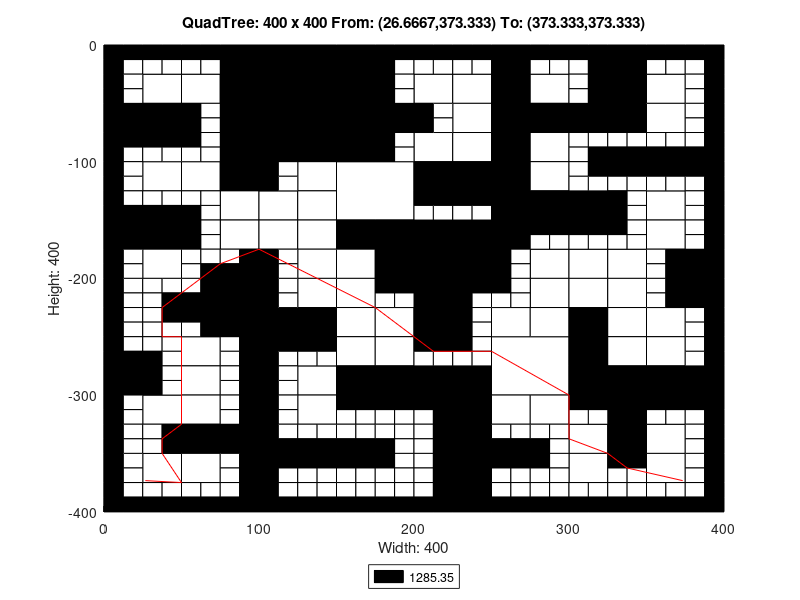

This chart was generated by the following MATLAB code:
axis([0 400 -400 0]);
title('QuadTree: 400 x 400 From: (26.6667,373.333) To: (373.333,373.333)');
xlabel('Width: 400');
ylabel('Height: 400');
rectangle('Position',[100 -50 50 50], 'FaceColor',[0 0 0]);
rectangle('Position',[100 -100 50 50], 'FaceColor',[0 0 0]);
rectangle('Position',[150 -150 50 50], 'FaceColor',[1 1 1]);
rectangle('Position',[200 -200 50 50], 'FaceColor',[0 0 0]);
rectangle('Position',[250 -300 50 50], 'FaceColor',[1 1 1]);
rectangle('Position',[25 -50 25 25], 'FaceColor',[1 1 1]);
rectangle('Position',[75 -25 25 25], 'FaceColor',[0 0 0]);
rectangle('Position',[50 -50 25 25], 'FaceColor',[1 1 1]);
rectangle('Position',[75 -50 25 25], 'FaceColor',[0 0 0]);
rectangle('Position',[0 -75 25 25], 'FaceColor',[0 0 0]);
rectangle('Position',[25 -75 25 25], 'FaceColor',[0 0 0]);
rectangle('Position',[75 -75 25 25], 'FaceColor',[0 0 0]);
rectangle('Position',[75 -100 25 25], 'FaceColor',[0 0 0]);
rectangle('Position',[150 -25 25 25], 'FaceColor',[0 0 0]);
rectangle('Position',[150 -50 25 25], 'FaceColor',[0 0 0]);
rectangle('Position',[150 -75 25 25], 'FaceColor',[0 0 0]);
rectangle('Position',[175 -75 25 25], 'FaceColor',[0 0 0]);
rectangle('Position',[150 -100 25 25], 'FaceColor',[0 0 0]);
rectangle('Position',[25 -125 25 25], 'FaceColor',[1 1 1]);
rectangle('Position',[50 -125 25 25], 'FaceColor',[1 1 1]);
rectangle('Position',[75 -125 25 25], 'FaceColor',[0 0 0]);
rectangle('Position',[75 -150 25 25], 'FaceColor',[1 1 1]);
rectangle('Position',[0 -175 25 25], 'FaceColor',[0 0 0]);
rectangle('Position',[25 -175 25 25], 'FaceColor',[0 0 0]);
rectangle('Position',[25 -200 25 25], 'FaceColor',[1 1 1]);
rectangle('Position',[75 -175 25 25], 'FaceColor',[1 1 1]);
rectangle('Position',[125 -125 25 25], 'FaceColor',[1 1 1]);
rectangle('Position',[100 -150 25 25], 'FaceColor',[1 1 1]);
rectangle('Position',[125 -150 25 25], 'FaceColor',[1 1 1]);
rectangle('Position',[100 -175 25 25], 'FaceColor',[1 1 1]);
rectangle('Position',[125 -175 25 25], 'FaceColor',[1 1 1]);
rectangle('Position',[125 -200 25 25], 'FaceColor',[1 1 1]);
rectangle('Position',[150 -175 25 25], 'FaceColor',[0 0 0]);
rectangle('Position',[175 -175 25 25], 'FaceColor',[0 0 0]);
rectangle('Position',[150 -200 25 25], 'FaceColor',[1 1 1]);
rectangle('Position',[175 -200 25 25], 'FaceColor',[0 0 0]);
rectangle('Position',[200 -50 25 25], 'FaceColor',[1 1 1]);
rectangle('Position',[225 -50 25 25], 'FaceColor',[1 1 1]);
rectangle('Position',[250 -25 25 25], 'FaceColor',[0 0 0]);
rectangle('Position',[250 -50 25 25], 'FaceColor',[0 0 0]);
rectangle('Position',[275 -50 25 25], 'FaceColor',[1 1 1]);
rectangle('Position',[225 -75 25 25], 'FaceColor',[1 1 1]);
rectangle('Position',[200 -100 25 25], 'FaceColor',[1 1 1]);
rectangle('Position',[225 -100 25 25], 'FaceColor',[1 1 1]);
rectangle('Position',[250 -75 25 25], 'FaceColor',[0 0 0]);
rectangle('Position',[275 -75 25 25], 'FaceColor',[0 0 0]);
rectangle('Position',[250 -100 25 25], 'FaceColor',[0 0 0]);
rectangle('Position',[275 -100 25 25], 'FaceColor',[1 1 1]);
rectangle('Position',[325 -25 25 25], 'FaceColor',[0 0 0]);
rectangle('Position',[325 -50 25 25], 'FaceColor',[0 0 0]);
rectangle('Position',[350 -50 25 25], 'FaceColor',[1 1 1]);
rectangle('Position',[300 -75 25 25], 'FaceColor',[0 0 0]);
rectangle('Position',[325 -75 25 25], 'FaceColor',[0 0 0]);
rectangle('Position',[350 -75 25 25], 'FaceColor',[1 1 1]);
rectangle('Position',[200 -125 25 25], 'FaceColor',[0 0 0]);
rectangle('Position',[225 -125 25 25], 'FaceColor',[0 0 0]);
rectangle('Position',[250 -125 25 25], 'FaceColor',[0 0 0]);
rectangle('Position',[275 -125 25 25], 'FaceColor',[1 1 1]);
rectangle('Position',[250 -150 25 25], 'FaceColor',[0 0 0]);
rectangle('Position',[275 -150 25 25], 'FaceColor',[0 0 0]);
rectangle('Position',[250 -175 25 25], 'FaceColor',[0 0 0]);
rectangle('Position',[275 -200 25 25], 'FaceColor',[1 1 1]);
rectangle('Position',[300 -150 25 25], 'FaceColor',[0 0 0]);
rectangle('Position',[350 -150 25 25], 'FaceColor',[1 1 1]);
rectangle('Position',[300 -200 25 25], 'FaceColor',[1 1 1]);
rectangle('Position',[325 -200 25 25], 'FaceColor',[1 1 1]);
rectangle('Position',[350 -175 25 25], 'FaceColor',[1 1 1]);
rectangle('Position',[375 -200 25 25], 'FaceColor',[0 0 0]);
rectangle('Position',[75 -225 25 25], 'FaceColor',[0 0 0]);
rectangle('Position',[75 -250 25 25], 'FaceColor',[0 0 0]);
rectangle('Position',[0 -300 25 25], 'FaceColor',[0 0 0]);
rectangle('Position',[50 -275 25 25], 'FaceColor',[1 1 1]);
rectangle('Position',[50 -300 25 25], 'FaceColor',[1 1 1]);
rectangle('Position',[125 -225 25 25], 'FaceColor',[1 1 1]);
rectangle('Position',[100 -250 25 25], 'FaceColor',[0 0 0]);
rectangle('Position',[125 -250 25 25], 'FaceColor',[0 0 0]);
rectangle('Position',[150 -225 25 25], 'FaceColor',[1 1 1]);
rectangle('Position',[150 -250 25 25], 'FaceColor',[1 1 1]);
rectangle('Position',[175 -250 25 25], 'FaceColor',[1 1 1]);
rectangle('Position',[125 -300 25 25], 'FaceColor',[1 1 1]);
rectangle('Position',[150 -275 25 25], 'FaceColor',[1 1 1]);
rectangle('Position',[175 -275 25 25], 'FaceColor',[1 1 1]);
rectangle('Position',[150 -300 25 25], 'FaceColor',[0 0 0]);
rectangle('Position',[175 -300 25 25], 'FaceColor',[0 0 0]);
rectangle('Position',[25 -325 25 25], 'FaceColor',[1 1 1]);
rectangle('Position',[50 -325 25 25], 'FaceColor',[1 1 1]);
rectangle('Position',[50 -350 25 25], 'FaceColor',[0 0 0]);
rectangle('Position',[75 -350 25 25], 'FaceColor',[0 0 0]);
rectangle('Position',[25 -375 25 25], 'FaceColor',[1 1 1]);
rectangle('Position',[50 -375 25 25], 'FaceColor',[1 1 1]);
rectangle('Position',[125 -325 25 25], 'FaceColor',[1 1 1]);
rectangle('Position',[200 -225 25 25], 'FaceColor',[0 0 0]);
rectangle('Position',[200 -250 25 25], 'FaceColor',[0 0 0]);
rectangle('Position',[275 -225 25 25], 'FaceColor',[1 1 1]);
rectangle('Position',[250 -250 25 25], 'FaceColor',[1 1 1]);
rectangle('Position',[275 -250 25 25], 'FaceColor',[1 1 1]);
rectangle('Position',[200 -300 25 25], 'FaceColor',[0 0 0]);
rectangle('Position',[225 -300 25 25], 'FaceColor',[0 0 0]);
rectangle('Position',[300 -225 25 25], 'FaceColor',[1 1 1]);
rectangle('Position',[325 -225 25 25], 'FaceColor',[1 1 1]);
rectangle('Position',[300 -250 25 25], 'FaceColor',[0 0 0]);
rectangle('Position',[325 -250 25 25], 'FaceColor',[1 1 1]);
rectangle('Position',[375 -225 25 25], 'FaceColor',[0 0 0]);
rectangle('Position',[350 -250 25 25], 'FaceColor',[1 1 1]);
rectangle('Position',[300 -275 25 25], 'FaceColor',[0 0 0]);
rectangle('Position',[325 -275 25 25], 'FaceColor',[1 1 1]);
rectangle('Position',[300 -300 25 25], 'FaceColor',[0 0 0]);
rectangle('Position',[325 -300 25 25], 'FaceColor',[0 0 0]);
rectangle('Position',[350 -275 25 25], 'FaceColor',[1 1 1]);
rectangle('Position',[350 -300 25 25], 'FaceColor',[0 0 0]);
rectangle('Position',[375 -300 25 25], 'FaceColor',[0 0 0]);
rectangle('Position',[225 -325 25 25], 'FaceColor',[0 0 0]);
rectangle('Position',[225 -350 25 25], 'FaceColor',[0 0 0]);
rectangle('Position',[250 -325 25 25], 'FaceColor',[1 1 1]);
rectangle('Position',[275 -325 25 25], 'FaceColor',[1 1 1]);
rectangle('Position',[225 -375 25 25], 'FaceColor',[0 0 0]);
rectangle('Position',[225 -400 25 25], 'FaceColor',[0 0 0]);
rectangle('Position',[325 -325 25 25], 'FaceColor',[0 0 0]);
rectangle('Position',[300 -350 25 25], 'FaceColor',[1 1 1]);
rectangle('Position',[325 -350 25 25], 'FaceColor',[0 0 0]);
rectangle('Position',[350 -350 25 25], 'FaceColor',[1 1 1]);
rectangle('Position',[300 -375 25 25], 'FaceColor',[1 1 1]);
rectangle('Position',[350 -375 25 25], 'FaceColor',[1 1 1]);
rectangle('Position',[0 -12.5 12.5 12.5], 'FaceColor',[0 0 0]);
rectangle('Position',[12.5 -12.5 12.5 12.5], 'FaceColor',[0 0 0]);
rectangle('Position',[0 -25 12.5 12.5], 'FaceColor',[0 0 0]);
rectangle('Position',[12.5 -25 12.5 12.5], 'FaceColor',[1 1 1]);
rectangle('Position',[25 -12.5 12.5 12.5], 'FaceColor',[0 0 0]);
rectangle('Position',[37.5 -12.5 12.5 12.5], 'FaceColor',[0 0 0]);
rectangle('Position',[25 -25 12.5 12.5], 'FaceColor',[1 1 1]);
rectangle('Position',[37.5 -25 12.5 12.5], 'FaceColor',[1 1 1]);
rectangle('Position',[0 -37.5 12.5 12.5], 'FaceColor',[0 0 0]);
rectangle('Position',[12.5 -37.5 12.5 12.5], 'FaceColor',[1 1 1]);
rectangle('Position',[0 -50 12.5 12.5], 'FaceColor',[0 0 0]);
rectangle('Position',[12.5 -50 12.5 12.5], 'FaceColor',[1 1 1]);
rectangle('Position',[50 -12.5 12.5 12.5], 'FaceColor',[0 0 0]);
rectangle('Position',[62.5 -12.5 12.5 12.5], 'FaceColor',[0 0 0]);
rectangle('Position',[50 -25 12.5 12.5], 'FaceColor',[1 1 1]);
rectangle('Position',[62.5 -25 12.5 12.5], 'FaceColor',[1 1 1]);
rectangle('Position',[0 -87.5 12.5 12.5], 'FaceColor',[0 0 0]);
rectangle('Position',[12.5 -87.5 12.5 12.5], 'FaceColor',[0 0 0]);
rectangle('Position',[0 -100 12.5 12.5], 'FaceColor',[0 0 0]);
rectangle('Position',[12.5 -100 12.5 12.5], 'FaceColor',[1 1 1]);
rectangle('Position',[25 -87.5 12.5 12.5], 'FaceColor',[0 0 0]);
rectangle('Position',[37.5 -87.5 12.5 12.5], 'FaceColor',[0 0 0]);
rectangle('Position',[25 -100 12.5 12.5], 'FaceColor',[1 1 1]);
rectangle('Position',[37.5 -100 12.5 12.5], 'FaceColor',[1 1 1]);
rectangle('Position',[50 -62.5 12.5 12.5], 'FaceColor',[0 0 0]);
rectangle('Position',[62.5 -62.5 12.5 12.5], 'FaceColor',[1 1 1]);
rectangle('Position',[50 -75 12.5 12.5], 'FaceColor',[0 0 0]);
rectangle('Position',[62.5 -75 12.5 12.5], 'FaceColor',[1 1 1]);
rectangle('Position',[50 -87.5 12.5 12.5], 'FaceColor',[0 0 0]);
rectangle('Position',[62.5 -87.5 12.5 12.5], 'FaceColor',[1 1 1]);
rectangle('Position',[50 -100 12.5 12.5], 'FaceColor',[1 1 1]);
rectangle('Position',[62.5 -100 12.5 12.5], 'FaceColor',[1 1 1]);
rectangle('Position',[175 -12.5 12.5 12.5], 'FaceColor',[0 0 0]);
rectangle('Position',[187.5 -12.5 12.5 12.5], 'FaceColor',[0 0 0]);
rectangle('Position',[175 -25 12.5 12.5], 'FaceColor',[0 0 0]);
rectangle('Position',[187.5 -25 12.5 12.5], 'FaceColor',[1 1 1]);
rectangle('Position',[175 -37.5 12.5 12.5], 'FaceColor',[0 0 0]);
rectangle('Position',[187.5 -37.5 12.5 12.5], 'FaceColor',[1 1 1]);
rectangle('Position',[175 -50 12.5 12.5], 'FaceColor',[0 0 0]);
rectangle('Position',[187.5 -50 12.5 12.5], 'FaceColor',[1 1 1]);
rectangle('Position',[175 -87.5 12.5 12.5], 'FaceColor',[0 0 0]);
rectangle('Position',[187.5 -87.5 12.5 12.5], 'FaceColor',[1 1 1]);
rectangle('Position',[175 -100 12.5 12.5], 'FaceColor',[0 0 0]);
rectangle('Position',[187.5 -100 12.5 12.5], 'FaceColor',[1 1 1]);
rectangle('Position',[0 -112.5 12.5 12.5], 'FaceColor',[0 0 0]);
rectangle('Position',[12.5 -112.5 12.5 12.5], 'FaceColor',[1 1 1]);
rectangle('Position',[0 -125 12.5 12.5], 'FaceColor',[0 0 0]);
rectangle('Position',[12.5 -125 12.5 12.5], 'FaceColor',[1 1 1]);
rectangle('Position',[0 -137.5 12.5 12.5], 'FaceColor',[0 0 0]);
rectangle('Position',[12.5 -137.5 12.5 12.5], 'FaceColor',[1 1 1]);
rectangle('Position',[0 -150 12.5 12.5], 'FaceColor',[0 0 0]);
rectangle('Position',[12.5 -150 12.5 12.5], 'FaceColor',[0 0 0]);
rectangle('Position',[25 -137.5 12.5 12.5], 'FaceColor',[1 1 1]);
rectangle('Position',[37.5 -137.5 12.5 12.5], 'FaceColor',[1 1 1]);
rectangle('Position',[25 -150 12.5 12.5], 'FaceColor',[0 0 0]);
rectangle('Position',[37.5 -150 12.5 12.5], 'FaceColor',[0 0 0]);
rectangle('Position',[50 -137.5 12.5 12.5], 'FaceColor',[1 1 1]);
rectangle('Position',[62.5 -137.5 12.5 12.5], 'FaceColor',[1 1 1]);
rectangle('Position',[50 -150 12.5 12.5], 'FaceColor',[0 0 0]);
rectangle('Position',[62.5 -150 12.5 12.5], 'FaceColor',[1 1 1]);
rectangle('Position',[0 -187.5 12.5 12.5], 'FaceColor',[0 0 0]);
rectangle('Position',[12.5 -187.5 12.5 12.5], 'FaceColor',[1 1 1]);
rectangle('Position',[0 -200 12.5 12.5], 'FaceColor',[0 0 0]);
rectangle('Position',[12.5 -200 12.5 12.5], 'FaceColor',[1 1 1]);
rectangle('Position',[50 -162.5 12.5 12.5], 'FaceColor',[0 0 0]);
rectangle('Position',[62.5 -162.5 12.5 12.5], 'FaceColor',[1 1 1]);
rectangle('Position',[50 -175 12.5 12.5], 'FaceColor',[0 0 0]);
rectangle('Position',[62.5 -175 12.5 12.5], 'FaceColor',[1 1 1]);
rectangle('Position',[50 -187.5 12.5 12.5], 'FaceColor',[1 1 1]);
rectangle('Position',[62.5 -187.5 12.5 12.5], 'FaceColor',[1 1 1]);
rectangle('Position',[50 -200 12.5 12.5], 'FaceColor',[1 1 1]);
rectangle('Position',[62.5 -200 12.5 12.5], 'FaceColor',[0 0 0]);
rectangle('Position',[75 -187.5 12.5 12.5], 'FaceColor',[1 1 1]);
rectangle('Position',[87.5 -187.5 12.5 12.5], 'FaceColor',[0 0 0]);
rectangle('Position',[75 -200 12.5 12.5], 'FaceColor',[0 0 0]);
rectangle('Position',[87.5 -200 12.5 12.5], 'FaceColor',[0 0 0]);
rectangle('Position',[100 -112.5 12.5 12.5], 'FaceColor',[0 0 0]);
rectangle('Position',[112.5 -112.5 12.5 12.5], 'FaceColor',[1 1 1]);
rectangle('Position',[100 -125 12.5 12.5], 'FaceColor',[0 0 0]);
rectangle('Position',[112.5 -125 12.5 12.5], 'FaceColor',[1 1 1]);
rectangle('Position',[100 -187.5 12.5 12.5], 'FaceColor',[0 0 0]);
rectangle('Position',[112.5 -187.5 12.5 12.5], 'FaceColor',[1 1 1]);
rectangle('Position',[100 -200 12.5 12.5], 'FaceColor',[0 0 0]);
rectangle('Position',[112.5 -200 12.5 12.5], 'FaceColor',[1 1 1]);
rectangle('Position',[200 -12.5 12.5 12.5], 'FaceColor',[0 0 0]);
rectangle('Position',[212.5 -12.5 12.5 12.5], 'FaceColor',[0 0 0]);
rectangle('Position',[200 -25 12.5 12.5], 'FaceColor',[1 1 1]);
rectangle('Position',[212.5 -25 12.5 12.5], 'FaceColor',[1 1 1]);
rectangle('Position',[225 -12.5 12.5 12.5], 'FaceColor',[0 0 0]);
rectangle('Position',[237.5 -12.5 12.5 12.5], 'FaceColor',[0 0 0]);
rectangle('Position',[225 -25 12.5 12.5], 'FaceColor',[1 1 1]);
rectangle('Position',[237.5 -25 12.5 12.5], 'FaceColor',[1 1 1]);
rectangle('Position',[275 -12.5 12.5 12.5], 'FaceColor',[0 0 0]);
rectangle('Position',[287.5 -12.5 12.5 12.5], 'FaceColor',[0 0 0]);
rectangle('Position',[275 -25 12.5 12.5], 'FaceColor',[1 1 1]);
rectangle('Position',[287.5 -25 12.5 12.5], 'FaceColor',[1 1 1]);
rectangle('Position',[200 -62.5 12.5 12.5], 'FaceColor',[0 0 0]);
rectangle('Position',[212.5 -62.5 12.5 12.5], 'FaceColor',[1 1 1]);
rectangle('Position',[200 -75 12.5 12.5], 'FaceColor',[0 0 0]);
rectangle('Position',[212.5 -75 12.5 12.5], 'FaceColor',[1 1 1]);
rectangle('Position',[300 -12.5 12.5 12.5], 'FaceColor',[0 0 0]);
rectangle('Position',[312.5 -12.5 12.5 12.5], 'FaceColor',[0 0 0]);
rectangle('Position',[300 -25 12.5 12.5], 'FaceColor',[1 1 1]);
rectangle('Position',[312.5 -25 12.5 12.5], 'FaceColor',[0 0 0]);
rectangle('Position',[300 -37.5 12.5 12.5], 'FaceColor',[1 1 1]);
rectangle('Position',[312.5 -37.5 12.5 12.5], 'FaceColor',[0 0 0]);
rectangle('Position',[300 -50 12.5 12.5], 'FaceColor',[1 1 1]);
rectangle('Position',[312.5 -50 12.5 12.5], 'FaceColor',[0 0 0]);
rectangle('Position',[350 -12.5 12.5 12.5], 'FaceColor',[0 0 0]);
rectangle('Position',[362.5 -12.5 12.5 12.5], 'FaceColor',[0 0 0]);
rectangle('Position',[350 -25 12.5 12.5], 'FaceColor',[1 1 1]);
rectangle('Position',[362.5 -25 12.5 12.5], 'FaceColor',[1 1 1]);
rectangle('Position',[375 -12.5 12.5 12.5], 'FaceColor',[0 0 0]);
rectangle('Position',[387.5 -12.5 12.5 12.5], 'FaceColor',[0 0 0]);
rectangle('Position',[375 -25 12.5 12.5], 'FaceColor',[1 1 1]);
rectangle('Position',[387.5 -25 12.5 12.5], 'FaceColor',[0 0 0]);
rectangle('Position',[375 -37.5 12.5 12.5], 'FaceColor',[1 1 1]);
rectangle('Position',[387.5 -37.5 12.5 12.5], 'FaceColor',[0 0 0]);
rectangle('Position',[375 -50 12.5 12.5], 'FaceColor',[1 1 1]);
rectangle('Position',[387.5 -50 12.5 12.5], 'FaceColor',[0 0 0]);
rectangle('Position',[300 -87.5 12.5 12.5], 'FaceColor',[1 1 1]);
rectangle('Position',[312.5 -87.5 12.5 12.5], 'FaceColor',[1 1 1]);
rectangle('Position',[300 -100 12.5 12.5], 'FaceColor',[1 1 1]);
rectangle('Position',[312.5 -100 12.5 12.5], 'FaceColor',[0 0 0]);
rectangle('Position',[325 -87.5 12.5 12.5], 'FaceColor',[1 1 1]);
rectangle('Position',[337.5 -87.5 12.5 12.5], 'FaceColor',[1 1 1]);
rectangle('Position',[325 -100 12.5 12.5], 'FaceColor',[0 0 0]);
rectangle('Position',[337.5 -100 12.5 12.5], 'FaceColor',[0 0 0]);
rectangle('Position',[375 -62.5 12.5 12.5], 'FaceColor',[1 1 1]);
rectangle('Position',[387.5 -62.5 12.5 12.5], 'FaceColor',[0 0 0]);
rectangle('Position',[375 -75 12.5 12.5], 'FaceColor',[1 1 1]);
rectangle('Position',[387.5 -75 12.5 12.5], 'FaceColor',[0 0 0]);
rectangle('Position',[350 -87.5 12.5 12.5], 'FaceColor',[1 1 1]);
rectangle('Position',[362.5 -87.5 12.5 12.5], 'FaceColor',[1 1 1]);
rectangle('Position',[350 -100 12.5 12.5], 'FaceColor',[0 0 0]);
rectangle('Position',[362.5 -100 12.5 12.5], 'FaceColor',[0 0 0]);
rectangle('Position',[375 -87.5 12.5 12.5], 'FaceColor',[1 1 1]);
rectangle('Position',[387.5 -87.5 12.5 12.5], 'FaceColor',[0 0 0]);
rectangle('Position',[375 -100 12.5 12.5], 'FaceColor',[0 0 0]);
rectangle('Position',[387.5 -100 12.5 12.5], 'FaceColor',[0 0 0]);
rectangle('Position',[200 -137.5 12.5 12.5], 'FaceColor',[0 0 0]);
rectangle('Position',[212.5 -137.5 12.5 12.5], 'FaceColor',[0 0 0]);
rectangle('Position',[200 -150 12.5 12.5], 'FaceColor',[1 1 1]);
rectangle('Position',[212.5 -150 12.5 12.5], 'FaceColor',[1 1 1]);
rectangle('Position',[225 -137.5 12.5 12.5], 'FaceColor',[0 0 0]);
rectangle('Position',[237.5 -137.5 12.5 12.5], 'FaceColor',[0 0 0]);
rectangle('Position',[225 -150 12.5 12.5], 'FaceColor',[1 1 1]);
rectangle('Position',[237.5 -150 12.5 12.5], 'FaceColor',[1 1 1]);
rectangle('Position',[275 -162.5 12.5 12.5], 'FaceColor',[0 0 0]);
rectangle('Position',[287.5 -162.5 12.5 12.5], 'FaceColor',[0 0 0]);
rectangle('Position',[275 -175 12.5 12.5], 'FaceColor',[1 1 1]);
rectangle('Position',[287.5 -175 12.5 12.5], 'FaceColor',[1 1 1]);
rectangle('Position',[250 -187.5 12.5 12.5], 'FaceColor',[0 0 0]);
rectangle('Position',[262.5 -187.5 12.5 12.5], 'FaceColor',[1 1 1]);
rectangle('Position',[250 -200 12.5 12.5], 'FaceColor',[0 0 0]);
rectangle('Position',[262.5 -200 12.5 12.5], 'FaceColor',[1 1 1]);
rectangle('Position',[300 -112.5 12.5 12.5], 'FaceColor',[1 1 1]);
rectangle('Position',[312.5 -112.5 12.5 12.5], 'FaceColor',[0 0 0]);
rectangle('Position',[300 -125 12.5 12.5], 'FaceColor',[1 1 1]);
rectangle('Position',[312.5 -125 12.5 12.5], 'FaceColor',[1 1 1]);
rectangle('Position',[325 -112.5 12.5 12.5], 'FaceColor',[0 0 0]);
rectangle('Position',[337.5 -112.5 12.5 12.5], 'FaceColor',[0 0 0]);
rectangle('Position',[325 -125 12.5 12.5], 'FaceColor',[1 1 1]);
rectangle('Position',[337.5 -125 12.5 12.5], 'FaceColor',[1 1 1]);
rectangle('Position',[325 -137.5 12.5 12.5], 'FaceColor',[0 0 0]);
rectangle('Position',[337.5 -137.5 12.5 12.5], 'FaceColor',[1 1 1]);
rectangle('Position',[325 -150 12.5 12.5], 'FaceColor',[0 0 0]);
rectangle('Position',[337.5 -150 12.5 12.5], 'FaceColor',[1 1 1]);
rectangle('Position',[350 -112.5 12.5 12.5], 'FaceColor',[0 0 0]);
rectangle('Position',[362.5 -112.5 12.5 12.5], 'FaceColor',[0 0 0]);
rectangle('Position',[350 -125 12.5 12.5], 'FaceColor',[1 1 1]);
rectangle('Position',[362.5 -125 12.5 12.5], 'FaceColor',[1 1 1]);
rectangle('Position',[375 -112.5 12.5 12.5], 'FaceColor',[0 0 0]);
rectangle('Position',[387.5 -112.5 12.5 12.5], 'FaceColor',[0 0 0]);
rectangle('Position',[375 -125 12.5 12.5], 'FaceColor',[1 1 1]);
rectangle('Position',[387.5 -125 12.5 12.5], 'FaceColor',[0 0 0]);
rectangle('Position',[375 -137.5 12.5 12.5], 'FaceColor',[1 1 1]);
rectangle('Position',[387.5 -137.5 12.5 12.5], 'FaceColor',[0 0 0]);
rectangle('Position',[375 -150 12.5 12.5], 'FaceColor',[1 1 1]);
rectangle('Position',[387.5 -150 12.5 12.5], 'FaceColor',[0 0 0]);
rectangle('Position',[300 -162.5 12.5 12.5], 'FaceColor',[0 0 0]);
rectangle('Position',[312.5 -162.5 12.5 12.5], 'FaceColor',[0 0 0]);
rectangle('Position',[300 -175 12.5 12.5], 'FaceColor',[1 1 1]);
rectangle('Position',[312.5 -175 12.5 12.5], 'FaceColor',[1 1 1]);
rectangle('Position',[325 -162.5 12.5 12.5], 'FaceColor',[0 0 0]);
rectangle('Position',[337.5 -162.5 12.5 12.5], 'FaceColor',[1 1 1]);
rectangle('Position',[325 -175 12.5 12.5], 'FaceColor',[1 1 1]);
rectangle('Position',[337.5 -175 12.5 12.5], 'FaceColor',[1 1 1]);
rectangle('Position',[375 -162.5 12.5 12.5], 'FaceColor',[1 1 1]);
rectangle('Position',[387.5 -162.5 12.5 12.5], 'FaceColor',[0 0 0]);
rectangle('Position',[375 -175 12.5 12.5], 'FaceColor',[1 1 1]);
rectangle('Position',[387.5 -175 12.5 12.5], 'FaceColor',[0 0 0]);
rectangle('Position',[350 -187.5 12.5 12.5], 'FaceColor',[1 1 1]);
rectangle('Position',[362.5 -187.5 12.5 12.5], 'FaceColor',[0 0 0]);
rectangle('Position',[350 -200 12.5 12.5], 'FaceColor',[1 1 1]);
rectangle('Position',[362.5 -200 12.5 12.5], 'FaceColor',[0 0 0]);
rectangle('Position',[0 -212.5 12.5 12.5], 'FaceColor',[0 0 0]);
rectangle('Position',[12.5 -212.5 12.5 12.5], 'FaceColor',[1 1 1]);
rectangle('Position',[0 -225 12.5 12.5], 'FaceColor',[0 0 0]);
rectangle('Position',[12.5 -225 12.5 12.5], 'FaceColor',[1 1 1]);
rectangle('Position',[25 -212.5 12.5 12.5], 'FaceColor',[1 1 1]);
rectangle('Position',[37.5 -212.5 12.5 12.5], 'FaceColor',[1 1 1]);
rectangle('Position',[25 -225 12.5 12.5], 'FaceColor',[1 1 1]);
rectangle('Position',[37.5 -225 12.5 12.5], 'FaceColor',[0 0 0]);
rectangle('Position',[0 -237.5 12.5 12.5], 'FaceColor',[0 0 0]);
rectangle('Position',[12.5 -237.5 12.5 12.5], 'FaceColor',[1 1 1]);
rectangle('Position',[0 -250 12.5 12.5], 'FaceColor',[0 0 0]);
rectangle('Position',[12.5 -250 12.5 12.5], 'FaceColor',[1 1 1]);
rectangle('Position',[25 -237.5 12.5 12.5], 'FaceColor',[1 1 1]);
rectangle('Position',[37.5 -237.5 12.5 12.5], 'FaceColor',[0 0 0]);
rectangle('Position',[25 -250 12.5 12.5], 'FaceColor',[1 1 1]);
rectangle('Position',[37.5 -250 12.5 12.5], 'FaceColor',[1 1 1]);
rectangle('Position',[50 -212.5 12.5 12.5], 'FaceColor',[1 1 1]);
rectangle('Position',[62.5 -212.5 12.5 12.5], 'FaceColor',[0 0 0]);
rectangle('Position',[50 -225 12.5 12.5], 'FaceColor',[0 0 0]);
rectangle('Position',[62.5 -225 12.5 12.5], 'FaceColor',[0 0 0]);
rectangle('Position',[50 -237.5 12.5 12.5], 'FaceColor',[0 0 0]);
rectangle('Position',[62.5 -237.5 12.5 12.5], 'FaceColor',[0 0 0]);
rectangle('Position',[50 -250 12.5 12.5], 'FaceColor',[1 1 1]);
rectangle('Position',[62.5 -250 12.5 12.5], 'FaceColor',[0 0 0]);
rectangle('Position',[0 -262.5 12.5 12.5], 'FaceColor',[0 0 0]);
rectangle('Position',[12.5 -262.5 12.5 12.5], 'FaceColor',[1 1 1]);
rectangle('Position',[0 -275 12.5 12.5], 'FaceColor',[0 0 0]);
rectangle('Position',[12.5 -275 12.5 12.5], 'FaceColor',[0 0 0]);
rectangle('Position',[25 -262.5 12.5 12.5], 'FaceColor',[1 1 1]);
rectangle('Position',[37.5 -262.5 12.5 12.5], 'FaceColor',[1 1 1]);
rectangle('Position',[25 -275 12.5 12.5], 'FaceColor',[0 0 0]);
rectangle('Position',[37.5 -275 12.5 12.5], 'FaceColor',[1 1 1]);
rectangle('Position',[25 -287.5 12.5 12.5], 'FaceColor',[0 0 0]);
rectangle('Position',[37.5 -287.5 12.5 12.5], 'FaceColor',[1 1 1]);
rectangle('Position',[25 -300 12.5 12.5], 'FaceColor',[0 0 0]);
rectangle('Position',[37.5 -300 12.5 12.5], 'FaceColor',[1 1 1]);
rectangle('Position',[75 -262.5 12.5 12.5], 'FaceColor',[1 1 1]);
rectangle('Position',[87.5 -262.5 12.5 12.5], 'FaceColor',[0 0 0]);
rectangle('Position',[75 -275 12.5 12.5], 'FaceColor',[1 1 1]);
rectangle('Position',[87.5 -275 12.5 12.5], 'FaceColor',[0 0 0]);
rectangle('Position',[75 -287.5 12.5 12.5], 'FaceColor',[1 1 1]);
rectangle('Position',[87.5 -287.5 12.5 12.5], 'FaceColor',[0 0 0]);
rectangle('Position',[75 -300 12.5 12.5], 'FaceColor',[1 1 1]);
rectangle('Position',[87.5 -300 12.5 12.5], 'FaceColor',[0 0 0]);
rectangle('Position',[100 -212.5 12.5 12.5], 'FaceColor',[0 0 0]);
rectangle('Position',[112.5 -212.5 12.5 12.5], 'FaceColor',[1 1 1]);
rectangle('Position',[100 -225 12.5 12.5], 'FaceColor',[0 0 0]);
rectangle('Position',[112.5 -225 12.5 12.5], 'FaceColor',[1 1 1]);
rectangle('Position',[175 -212.5 12.5 12.5], 'FaceColor',[0 0 0]);
rectangle('Position',[187.5 -212.5 12.5 12.5], 'FaceColor',[0 0 0]);
rectangle('Position',[175 -225 12.5 12.5], 'FaceColor',[1 1 1]);
rectangle('Position',[187.5 -225 12.5 12.5], 'FaceColor',[1 1 1]);
rectangle('Position',[100 -262.5 12.5 12.5], 'FaceColor',[0 0 0]);
rectangle('Position',[112.5 -262.5 12.5 12.5], 'FaceColor',[0 0 0]);
rectangle('Position',[100 -275 12.5 12.5], 'FaceColor',[0 0 0]);
rectangle('Position',[112.5 -275 12.5 12.5], 'FaceColor',[1 1 1]);
rectangle('Position',[125 -262.5 12.5 12.5], 'FaceColor',[0 0 0]);
rectangle('Position',[137.5 -262.5 12.5 12.5], 'FaceColor',[0 0 0]);
rectangle('Position',[125 -275 12.5 12.5], 'FaceColor',[1 1 1]);
rectangle('Position',[137.5 -275 12.5 12.5], 'FaceColor',[1 1 1]);
rectangle('Position',[100 -287.5 12.5 12.5], 'FaceColor',[0 0 0]);
rectangle('Position',[112.5 -287.5 12.5 12.5], 'FaceColor',[1 1 1]);
rectangle('Position',[100 -300 12.5 12.5], 'FaceColor',[0 0 0]);
rectangle('Position',[112.5 -300 12.5 12.5], 'FaceColor',[1 1 1]);
rectangle('Position',[0 -312.5 12.5 12.5], 'FaceColor',[0 0 0]);
rectangle('Position',[12.5 -312.5 12.5 12.5], 'FaceColor',[1 1 1]);
rectangle('Position',[0 -325 12.5 12.5], 'FaceColor',[0 0 0]);
rectangle('Position',[12.5 -325 12.5 12.5], 'FaceColor',[1 1 1]);
rectangle('Position',[0 -337.5 12.5 12.5], 'FaceColor',[0 0 0]);
rectangle('Position',[12.5 -337.5 12.5 12.5], 'FaceColor',[1 1 1]);
rectangle('Position',[0 -350 12.5 12.5], 'FaceColor',[0 0 0]);
rectangle('Position',[12.5 -350 12.5 12.5], 'FaceColor',[1 1 1]);
rectangle('Position',[25 -337.5 12.5 12.5], 'FaceColor',[1 1 1]);
rectangle('Position',[37.5 -337.5 12.5 12.5], 'FaceColor',[0 0 0]);
rectangle('Position',[25 -350 12.5 12.5], 'FaceColor',[1 1 1]);
rectangle('Position',[37.5 -350 12.5 12.5], 'FaceColor',[0 0 0]);
rectangle('Position',[75 -312.5 12.5 12.5], 'FaceColor',[1 1 1]);
rectangle('Position',[87.5 -312.5 12.5 12.5], 'FaceColor',[0 0 0]);
rectangle('Position',[75 -325 12.5 12.5], 'FaceColor',[1 1 1]);
rectangle('Position',[87.5 -325 12.5 12.5], 'FaceColor',[0 0 0]);
rectangle('Position',[0 -362.5 12.5 12.5], 'FaceColor',[0 0 0]);
rectangle('Position',[12.5 -362.5 12.5 12.5], 'FaceColor',[1 1 1]);
rectangle('Position',[0 -375 12.5 12.5], 'FaceColor',[0 0 0]);
rectangle('Position',[12.5 -375 12.5 12.5], 'FaceColor',[1 1 1]);
rectangle('Position',[0 -387.5 12.5 12.5], 'FaceColor',[0 0 0]);
rectangle('Position',[12.5 -387.5 12.5 12.5], 'FaceColor',[1 1 1]);
rectangle('Position',[0 -400 12.5 12.5], 'FaceColor',[0 0 0]);
rectangle('Position',[12.5 -400 12.5 12.5], 'FaceColor',[0 0 0]);
rectangle('Position',[25 -387.5 12.5 12.5], 'FaceColor',[1 1 1]);
rectangle('Position',[37.5 -387.5 12.5 12.5], 'FaceColor',[1 1 1]);
rectangle('Position',[25 -400 12.5 12.5], 'FaceColor',[0 0 0]);
rectangle('Position',[37.5 -400 12.5 12.5], 'FaceColor',[0 0 0]);
rectangle('Position',[75 -362.5 12.5 12.5], 'FaceColor',[1 1 1]);
rectangle('Position',[87.5 -362.5 12.5 12.5], 'FaceColor',[0 0 0]);
rectangle('Position',[75 -375 12.5 12.5], 'FaceColor',[1 1 1]);
rectangle('Position',[87.5 -375 12.5 12.5], 'FaceColor',[0 0 0]);
rectangle('Position',[50 -387.5 12.5 12.5], 'FaceColor',[1 1 1]);
rectangle('Position',[62.5 -387.5 12.5 12.5], 'FaceColor',[1 1 1]);
rectangle('Position',[50 -400 12.5 12.5], 'FaceColor',[0 0 0]);
rectangle('Position',[62.5 -400 12.5 12.5], 'FaceColor',[0 0 0]);
rectangle('Position',[75 -387.5 12.5 12.5], 'FaceColor',[1 1 1]);
rectangle('Position',[87.5 -387.5 12.5 12.5], 'FaceColor',[0 0 0]);
rectangle('Position',[75 -400 12.5 12.5], 'FaceColor',[0 0 0]);
rectangle('Position',[87.5 -400 12.5 12.5], 'FaceColor',[0 0 0]);
rectangle('Position',[100 -312.5 12.5 12.5], 'FaceColor',[0 0 0]);
rectangle('Position',[112.5 -312.5 12.5 12.5], 'FaceColor',[1 1 1]);
rectangle('Position',[100 -325 12.5 12.5], 'FaceColor',[0 0 0]);
rectangle('Position',[112.5 -325 12.5 12.5], 'FaceColor',[1 1 1]);
rectangle('Position',[100 -337.5 12.5 12.5], 'FaceColor',[0 0 0]);
rectangle('Position',[112.5 -337.5 12.5 12.5], 'FaceColor',[1 1 1]);
rectangle('Position',[100 -350 12.5 12.5], 'FaceColor',[0 0 0]);
rectangle('Position',[112.5 -350 12.5 12.5], 'FaceColor',[0 0 0]);
rectangle('Position',[125 -337.5 12.5 12.5], 'FaceColor',[1 1 1]);
rectangle('Position',[137.5 -337.5 12.5 12.5], 'FaceColor',[1 1 1]);
rectangle('Position',[125 -350 12.5 12.5], 'FaceColor',[0 0 0]);
rectangle('Position',[137.5 -350 12.5 12.5], 'FaceColor',[0 0 0]);
rectangle('Position',[150 -312.5 12.5 12.5], 'FaceColor',[0 0 0]);
rectangle('Position',[162.5 -312.5 12.5 12.5], 'FaceColor',[0 0 0]);
rectangle('Position',[150 -325 12.5 12.5], 'FaceColor',[1 1 1]);
rectangle('Position',[162.5 -325 12.5 12.5], 'FaceColor',[1 1 1]);
rectangle('Position',[175 -312.5 12.5 12.5], 'FaceColor',[0 0 0]);
rectangle('Position',[187.5 -312.5 12.5 12.5], 'FaceColor',[0 0 0]);
rectangle('Position',[175 -325 12.5 12.5], 'FaceColor',[1 1 1]);
rectangle('Position',[187.5 -325 12.5 12.5], 'FaceColor',[1 1 1]);
rectangle('Position',[150 -337.5 12.5 12.5], 'FaceColor',[1 1 1]);
rectangle('Position',[162.5 -337.5 12.5 12.5], 'FaceColor',[1 1 1]);
rectangle('Position',[150 -350 12.5 12.5], 'FaceColor',[0 0 0]);
rectangle('Position',[162.5 -350 12.5 12.5], 'FaceColor',[0 0 0]);
rectangle('Position',[175 -337.5 12.5 12.5], 'FaceColor',[1 1 1]);
rectangle('Position',[187.5 -337.5 12.5 12.5], 'FaceColor',[1 1 1]);
rectangle('Position',[175 -350 12.5 12.5], 'FaceColor',[0 0 0]);
rectangle('Position',[187.5 -350 12.5 12.5], 'FaceColor',[1 1 1]);
rectangle('Position',[100 -362.5 12.5 12.5], 'FaceColor',[0 0 0]);
rectangle('Position',[112.5 -362.5 12.5 12.5], 'FaceColor',[0 0 0]);
rectangle('Position',[100 -375 12.5 12.5], 'FaceColor',[0 0 0]);
rectangle('Position',[112.5 -375 12.5 12.5], 'FaceColor',[1 1 1]);
rectangle('Position',[125 -362.5 12.5 12.5], 'FaceColor',[0 0 0]);
rectangle('Position',[137.5 -362.5 12.5 12.5], 'FaceColor',[0 0 0]);
rectangle('Position',[125 -375 12.5 12.5], 'FaceColor',[1 1 1]);
rectangle('Position',[137.5 -375 12.5 12.5], 'FaceColor',[1 1 1]);
rectangle('Position',[100 -387.5 12.5 12.5], 'FaceColor',[0 0 0]);
rectangle('Position',[112.5 -387.5 12.5 12.5], 'FaceColor',[1 1 1]);
rectangle('Position',[100 -400 12.5 12.5], 'FaceColor',[0 0 0]);
rectangle('Position',[112.5 -400 12.5 12.5], 'FaceColor',[0 0 0]);
rectangle('Position',[125 -387.5 12.5 12.5], 'FaceColor',[1 1 1]);
rectangle('Position',[137.5 -387.5 12.5 12.5], 'FaceColor',[1 1 1]);
rectangle('Position',[125 -400 12.5 12.5], 'FaceColor',[0 0 0]);
rectangle('Position',[137.5 -400 12.5 12.5], 'FaceColor',[0 0 0]);
rectangle('Position',[150 -362.5 12.5 12.5], 'FaceColor',[0 0 0]);
rectangle('Position',[162.5 -362.5 12.5 12.5], 'FaceColor',[0 0 0]);
rectangle('Position',[150 -375 12.5 12.5], 'FaceColor',[1 1 1]);
rectangle('Position',[162.5 -375 12.5 12.5], 'FaceColor',[1 1 1]);
rectangle('Position',[175 -362.5 12.5 12.5], 'FaceColor',[0 0 0]);
rectangle('Position',[187.5 -362.5 12.5 12.5], 'FaceColor',[1 1 1]);
rectangle('Position',[175 -375 12.5 12.5], 'FaceColor',[1 1 1]);
rectangle('Position',[187.5 -375 12.5 12.5], 'FaceColor',[1 1 1]);
rectangle('Position',[150 -387.5 12.5 12.5], 'FaceColor',[1 1 1]);
rectangle('Position',[162.5 -387.5 12.5 12.5], 'FaceColor',[1 1 1]);
rectangle('Position',[150 -400 12.5 12.5], 'FaceColor',[0 0 0]);
rectangle('Position',[162.5 -400 12.5 12.5], 'FaceColor',[0 0 0]);
rectangle('Position',[175 -387.5 12.5 12.5], 'FaceColor',[1 1 1]);
rectangle('Position',[187.5 -387.5 12.5 12.5], 'FaceColor',[1 1 1]);
rectangle('Position',[175 -400 12.5 12.5], 'FaceColor',[0 0 0]);
rectangle('Position',[187.5 -400 12.5 12.5], 'FaceColor',[0 0 0]);
rectangle('Position',[225 -212.5 12.5 12.5], 'FaceColor',[0 0 0]);
rectangle('Position',[237.5 -212.5 12.5 12.5], 'FaceColor',[0 0 0]);
rectangle('Position',[225 -225 12.5 12.5], 'FaceColor',[0 0 0]);
rectangle('Position',[237.5 -225 12.5 12.5], 'FaceColor',[1 1 1]);
rectangle('Position',[225 -237.5 12.5 12.5], 'FaceColor',[0 0 0]);
rectangle('Position',[237.5 -237.5 12.5 12.5], 'FaceColor',[1 1 1]);
rectangle('Position',[225 -250 12.5 12.5], 'FaceColor',[0 0 0]);
rectangle('Position',[237.5 -250 12.5 12.5], 'FaceColor',[1 1 1]);
rectangle('Position',[250 -212.5 12.5 12.5], 'FaceColor',[0 0 0]);
rectangle('Position',[262.5 -212.5 12.5 12.5], 'FaceColor',[1 1 1]);
rectangle('Position',[250 -225 12.5 12.5], 'FaceColor',[1 1 1]);
rectangle('Position',[262.5 -225 12.5 12.5], 'FaceColor',[1 1 1]);
rectangle('Position',[200 -262.5 12.5 12.5], 'FaceColor',[0 0 0]);
rectangle('Position',[212.5 -262.5 12.5 12.5], 'FaceColor',[0 0 0]);
rectangle('Position',[200 -275 12.5 12.5], 'FaceColor',[1 1 1]);
rectangle('Position',[212.5 -275 12.5 12.5], 'FaceColor',[1 1 1]);
rectangle('Position',[225 -262.5 12.5 12.5], 'FaceColor',[0 0 0]);
rectangle('Position',[237.5 -262.5 12.5 12.5], 'FaceColor',[1 1 1]);
rectangle('Position',[225 -275 12.5 12.5], 'FaceColor',[1 1 1]);
rectangle('Position',[237.5 -275 12.5 12.5], 'FaceColor',[1 1 1]);
rectangle('Position',[350 -212.5 12.5 12.5], 'FaceColor',[1 1 1]);
rectangle('Position',[362.5 -212.5 12.5 12.5], 'FaceColor',[0 0 0]);
rectangle('Position',[350 -225 12.5 12.5], 'FaceColor',[1 1 1]);
rectangle('Position',[362.5 -225 12.5 12.5], 'FaceColor',[0 0 0]);
rectangle('Position',[375 -237.5 12.5 12.5], 'FaceColor',[1 1 1]);
rectangle('Position',[387.5 -237.5 12.5 12.5], 'FaceColor',[0 0 0]);
rectangle('Position',[375 -250 12.5 12.5], 'FaceColor',[1 1 1]);
rectangle('Position',[387.5 -250 12.5 12.5], 'FaceColor',[0 0 0]);
rectangle('Position',[375 -262.5 12.5 12.5], 'FaceColor',[1 1 1]);
rectangle('Position',[387.5 -262.5 12.5 12.5], 'FaceColor',[0 0 0]);
rectangle('Position',[375 -275 12.5 12.5], 'FaceColor',[1 1 1]);
rectangle('Position',[387.5 -275 12.5 12.5], 'FaceColor',[0 0 0]);
rectangle('Position',[200 -312.5 12.5 12.5], 'FaceColor',[0 0 0]);
rectangle('Position',[212.5 -312.5 12.5 12.5], 'FaceColor',[0 0 0]);
rectangle('Position',[200 -325 12.5 12.5], 'FaceColor',[1 1 1]);
rectangle('Position',[212.5 -325 12.5 12.5], 'FaceColor',[0 0 0]);
rectangle('Position',[200 -337.5 12.5 12.5], 'FaceColor',[1 1 1]);
rectangle('Position',[212.5 -337.5 12.5 12.5], 'FaceColor',[0 0 0]);
rectangle('Position',[200 -350 12.5 12.5], 'FaceColor',[1 1 1]);
rectangle('Position',[212.5 -350 12.5 12.5], 'FaceColor',[0 0 0]);
rectangle('Position',[250 -337.5 12.5 12.5], 'FaceColor',[1 1 1]);
rectangle('Position',[262.5 -337.5 12.5 12.5], 'FaceColor',[1 1 1]);
rectangle('Position',[250 -350 12.5 12.5], 'FaceColor',[0 0 0]);
rectangle('Position',[262.5 -350 12.5 12.5], 'FaceColor',[0 0 0]);
rectangle('Position',[275 -337.5 12.5 12.5], 'FaceColor',[1 1 1]);
rectangle('Position',[287.5 -337.5 12.5 12.5], 'FaceColor',[1 1 1]);
rectangle('Position',[275 -350 12.5 12.5], 'FaceColor',[0 0 0]);
rectangle('Position',[287.5 -350 12.5 12.5], 'FaceColor',[1 1 1]);
rectangle('Position',[200 -362.5 12.5 12.5], 'FaceColor',[1 1 1]);
rectangle('Position',[212.5 -362.5 12.5 12.5], 'FaceColor',[0 0 0]);
rectangle('Position',[200 -375 12.5 12.5], 'FaceColor',[1 1 1]);
rectangle('Position',[212.5 -375 12.5 12.5], 'FaceColor',[0 0 0]);
rectangle('Position',[200 -387.5 12.5 12.5], 'FaceColor',[1 1 1]);
rectangle('Position',[212.5 -387.5 12.5 12.5], 'FaceColor',[0 0 0]);
rectangle('Position',[200 -400 12.5 12.5], 'FaceColor',[0 0 0]);
rectangle('Position',[212.5 -400 12.5 12.5], 'FaceColor',[0 0 0]);
rectangle('Position',[250 -362.5 12.5 12.5], 'FaceColor',[0 0 0]);
rectangle('Position',[262.5 -362.5 12.5 12.5], 'FaceColor',[0 0 0]);
rectangle('Position',[250 -375 12.5 12.5], 'FaceColor',[1 1 1]);
rectangle('Position',[262.5 -375 12.5 12.5], 'FaceColor',[1 1 1]);
rectangle('Position',[275 -362.5 12.5 12.5], 'FaceColor',[0 0 0]);
rectangle('Position',[287.5 -362.5 12.5 12.5], 'FaceColor',[1 1 1]);
rectangle('Position',[275 -375 12.5 12.5], 'FaceColor',[1 1 1]);
rectangle('Position',[287.5 -375 12.5 12.5], 'FaceColor',[1 1 1]);
rectangle('Position',[250 -387.5 12.5 12.5], 'FaceColor',[1 1 1]);
rectangle('Position',[262.5 -387.5 12.5 12.5], 'FaceColor',[1 1 1]);
rectangle('Position',[250 -400 12.5 12.5], 'FaceColor',[0 0 0]);
rectangle('Position',[262.5 -400 12.5 12.5], 'FaceColor',[0 0 0]);
rectangle('Position',[275 -387.5 12.5 12.5], 'FaceColor',[1 1 1]);
rectangle('Position',[287.5 -387.5 12.5 12.5], 'FaceColor',[1 1 1]);
rectangle('Position',[275 -400 12.5 12.5], 'FaceColor',[0 0 0]);
rectangle('Position',[287.5 -400 12.5 12.5], 'FaceColor',[0 0 0]);
rectangle('Position',[300 -312.5 12.5 12.5], 'FaceColor',[0 0 0]);
rectangle('Position',[312.5 -312.5 12.5 12.5], 'FaceColor',[0 0 0]);
rectangle('Position',[300 -325 12.5 12.5], 'FaceColor',[1 1 1]);
rectangle('Position',[312.5 -325 12.5 12.5], 'FaceColor',[1 1 1]);
rectangle('Position',[350 -312.5 12.5 12.5], 'FaceColor',[0 0 0]);
rectangle('Position',[362.5 -312.5 12.5 12.5], 'FaceColor',[0 0 0]);
rectangle('Position',[350 -325 12.5 12.5], 'FaceColor',[1 1 1]);
rectangle('Position',[362.5 -325 12.5 12.5], 'FaceColor',[1 1 1]);
rectangle('Position',[375 -312.5 12.5 12.5], 'FaceColor',[0 0 0]);
rectangle('Position',[387.5 -312.5 12.5 12.5], 'FaceColor',[0 0 0]);
rectangle('Position',[375 -325 12.5 12.5], 'FaceColor',[1 1 1]);
rectangle('Position',[387.5 -325 12.5 12.5], 'FaceColor',[0 0 0]);
rectangle('Position',[375 -337.5 12.5 12.5], 'FaceColor',[1 1 1]);
rectangle('Position',[387.5 -337.5 12.5 12.5], 'FaceColor',[0 0 0]);
rectangle('Position',[375 -350 12.5 12.5], 'FaceColor',[1 1 1]);
rectangle('Position',[387.5 -350 12.5 12.5], 'FaceColor',[0 0 0]);
rectangle('Position',[325 -362.5 12.5 12.5], 'FaceColor',[0 0 0]);
rectangle('Position',[337.5 -362.5 12.5 12.5], 'FaceColor',[0 0 0]);
rectangle('Position',[325 -375 12.5 12.5], 'FaceColor',[1 1 1]);
rectangle('Position',[337.5 -375 12.5 12.5], 'FaceColor',[1 1 1]);
rectangle('Position',[300 -387.5 12.5 12.5], 'FaceColor',[1 1 1]);
rectangle('Position',[312.5 -387.5 12.5 12.5], 'FaceColor',[1 1 1]);
rectangle('Position',[300 -400 12.5 12.5], 'FaceColor',[0 0 0]);
rectangle('Position',[312.5 -400 12.5 12.5], 'FaceColor',[0 0 0]);
rectangle('Position',[325 -387.5 12.5 12.5], 'FaceColor',[1 1 1]);
rectangle('Position',[337.5 -387.5 12.5 12.5], 'FaceColor',[1 1 1]);
rectangle('Position',[325 -400 12.5 12.5], 'FaceColor',[0 0 0]);
rectangle('Position',[337.5 -400 12.5 12.5], 'FaceColor',[0 0 0]);
rectangle('Position',[375 -362.5 12.5 12.5], 'FaceColor',[1 1 1]);
rectangle('Position',[387.5 -362.5 12.5 12.5], 'FaceColor',[0 0 0]);
rectangle('Position',[375 -375 12.5 12.5], 'FaceColor',[1 1 1]);
rectangle('Position',[387.5 -375 12.5 12.5], 'FaceColor',[0 0 0]);
rectangle('Position',[350 -387.5 12.5 12.5], 'FaceColor',[1 1 1]);
rectangle('Position',[362.5 -387.5 12.5 12.5], 'FaceColor',[1 1 1]);
rectangle('Position',[350 -400 12.5 12.5], 'FaceColor',[0 0 0]);
rectangle('Position',[362.5 -400 12.5 12.5], 'FaceColor',[0 0 0]);
rectangle('Position',[375 -387.5 12.5 12.5], 'FaceColor',[1 1 1]);
rectangle('Position',[387.5 -387.5 12.5 12.5], 'FaceColor',[0 0 0]);
rectangle('Position',[375 -400 12.5 12.5], 'FaceColor',[0 0 0]);
rectangle('Position',[387.5 -400 12.5 12.5], 'FaceColor',[0 0 0]);
X=[373.333,373.333,337.5,337.5,325,300,300,300,300,250,212.5,212.5,212.5,200,175,175,100,100,100,75,62.5,50,37.5,37.5,37.5,50,50,50,50,50,37.5,37.5,50,26.6667];
Y=[-373.333,-373.333,-362.5,-362.5,-350,-337.5,-337.5,-300,-300,-262.5,-262.5,-262.5,-262.5,-250,-225,-225,-175,-175,-175,-187.5,-200,-212.5,-225,-237.5,-250,-250,-275,-287.5,-300,-325,-337.5,-350,-375,-373.333];
hold on;
plot(X,Y,'r');
legend('1285.35','Location','southoutside');
